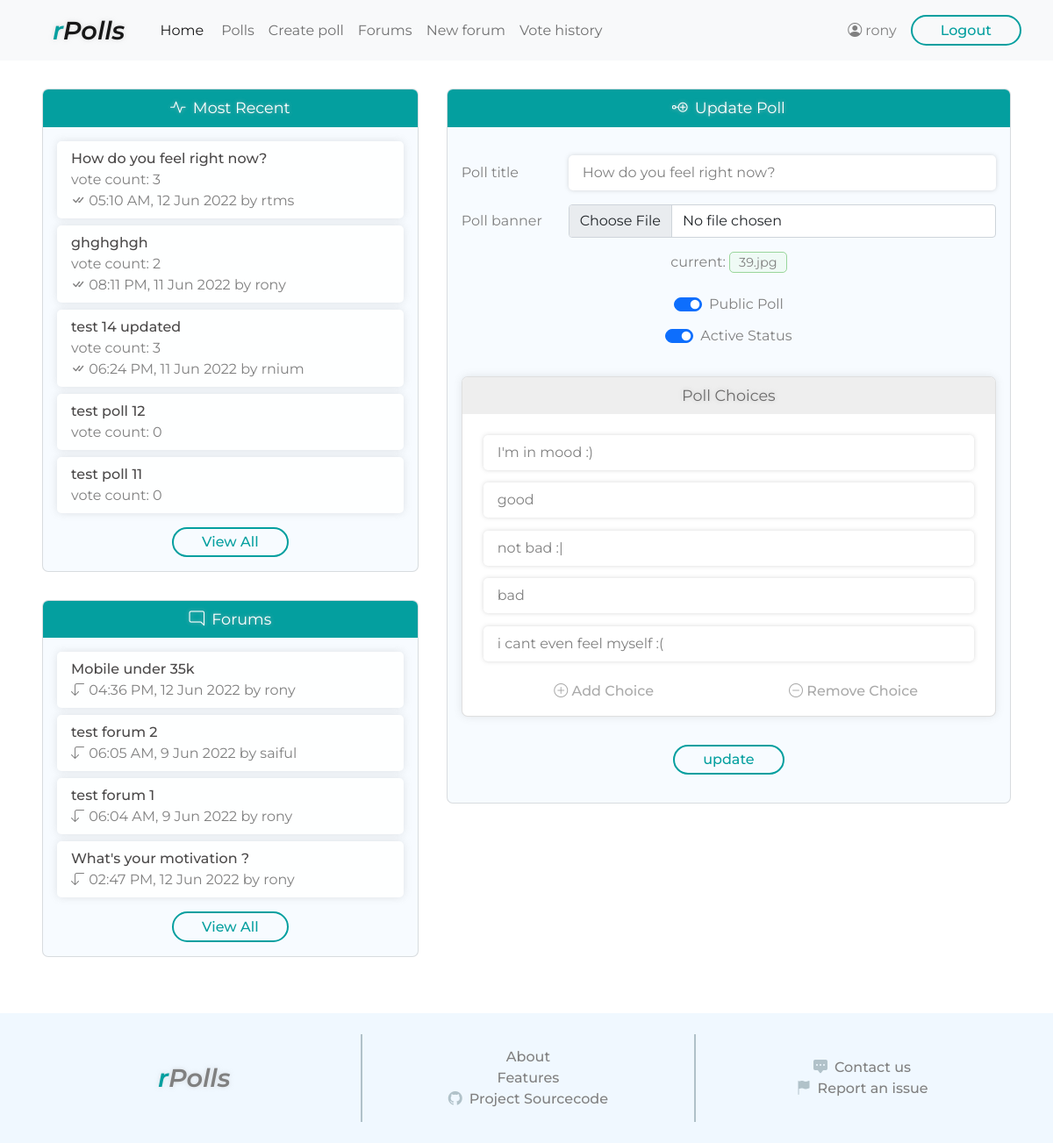
/polls/19/edit (signed in), run on the app's committed database.
### polls/models.py (models this page shows, shortened)
class Poll(models.Model):
    title = models.CharField(max_length=250)
    banner = models.ImageField(upload_to='polls/images/', default='polls/images/default.jpg')
    author = models.ForeignKey(User, on_delete=models.CASCADE, related_name='poll')
    public = models.BooleanField(default=True)
    active = models.BooleanField(default=True)
    visible = models.BooleanField(default=True)
    added = models.DateTimeField(auto_now_add=True)
    views = models.IntegerField(default=0)

class Vote(models.Model):
    choice = models.ForeignKey(Choice, on_delete=models.CASCADE, related_name='choicevote')
    poll = models.ForeignKey(Poll, on_delete=models.CASCADE, related_name='pollvote')
    voter = models.ForeignKey(User, on_delete=models.CASCADE, related_name='uservote')
    vote_time = models.DateTimeField(auto_now_add=True)
    vote_update_time = models.DateTimeField(auto_now=True)

class Choice(models.Model):
    choicetext = models.CharField(max_length=100)
    poll = models.ForeignKey(Poll, on_delete=models.CASCADE, related_name='choice')

### forums/models.py (models this page shows, shortened)
class ForumTopic(models.Model):
    title = models.CharField(max_length=250)
    author = models.ForeignKey(User, on_delete=models.CASCADE, related_name='forum')
    active = models.BooleanField(default=True)
    locked = models.BooleanField(default=False)
    added = models.DateTimeField(auto_now_add=True)
    views = models.IntegerField(default=0)

class Post(models.Model):
    post_text = models.TextField()
    forum = models.ForeignKey(ForumTopic, on_delete=models.CASCADE, related_name='forumpost')
    post_author = models.ForeignKey(User, on_delete=models.CASCADE, related_name='userpost')
    added = models.DateTimeField()
    updated = models.DateTimeField()

### polls/views.py (the view, shortened to what this page needs)
# urls.py: path('<int:pk>/edit', views.update_poll , name='edit_poll'),
@login_required
def update_poll(request, pk):
    if request.method == 'GET':
        try:
            poll = Poll.objects.get(pk=pk)
        except Poll.DoesNotExist:
            return renderError(request, "(404) Poll Not Found")
        not_staff = not request.user.is_staff
        if poll.author != request.user and not_staff:
            return renderError(request,'(403) Access Denied')
        choices_raw = poll.choice.all()
        update_poll_context = dict()
        update_poll_context['username'] = request.user.username
        update_poll_context['recentpolls'] = get_polls_panel_context(request)
        update_poll_context['forums'] = get_forum_panel_context(request)
        update_poll_context['poll_id'] = poll.id
        update_poll_context['poll_title'] = poll.title
        update_poll_context['poll_is_public'] = poll.public
        update_poll_context['poll_is_active'] = poll.active
        update_poll_context['poll_banner_filename'] = os.path.basename(poll.banner.name)
        update_poll_context['poll_banner_url'] = poll.banner.url
        choices_list = []
        for choice in choices_raw:
            unit_context = dict()
            unit_context['choice_id'] = choice.id
            unit_context['choice_text'] = choice.choicetext
            choices_list.append(unit_context)
        update_poll_context['choices'] = choices_list
        return render(request, 'polls/poll_update.html', context=update_poll_context)

### polls/views.py (called while the page is built)
def get_forum_panel_context(request):
    recentforums = ForumTopic.objects.filter(active=True).order_by('-added')[:5]
    recentforums_context = []
    for forum in recentforums:
        forum_id = forum.id
        forum_title = forum.title
        lastPost = forum.forumpost.latest('added')
        last_post_time = lastPost.added
        last_post_user = lastPost.post_author
        unit_context = {'forum_id': forum_id, 'forum_title': forum_title, 'last_post_time': last_post_time, 'last_post_user': last_post_user}
        recentforums_context.append(unit_context)
    return recentforums_context

### polls/templates/polls/poll_update.html (shortened to what this page needs)
<!DOCTYPE html>
<html lang="en">
<head>
    <link href="https://cdn.jsdelivr.net/npm/bootstrap@5.1.3/dist/css/bootstrap.min.css" rel="stylesheet">
    {% load static %}
    <link rel="stylesheet" href="{% static 'style.css' %}">
</head>
<body>
    <header>
        <nav class="navbar navbar-expand-md navbar-light bg-light">
            <div class="container-fluid">
              <a class="navbar-brand ms-5 pe-3" href="{% url 'homepage' %}"><span class="r">r</span>Polls</a>
              <div class="collapse navbar-collapse" id="navbarSupportedContent">
                <ul class="navbar-nav me-auto mb-2 mb-lg-0">
                  <li class="nav-item me-1">
                    <a class="nav-link active" aria-current="page" href="{% url 'homepage' %}">Home</a>
                  </li>
                  <li class="nav-item">
                    <a class="nav-link" href="{% url 'polls:browse' %}">Polls</a>
                  </li>
                  <li class="nav-item">
                    <a class="nav-link" href="{% url 'polls:create_poll' %}">Create poll</a>
                  </li>
                  <li class="nav-item">
                    <a class="nav-link" href="{% url 'forums:forum_all' %}">Forums</a>
                  </li>
                  <li class="nav-item">
                    <a class="nav-link" href="{% url 'forums:forum_create' %}">New forum</a>
                  </li>
                  <li class="nav-item">
                    <a class="nav-link" href="{% url 'polls:votes_history' %}">Vote history</a>
                  </li>
                </ul>
                <div class="account d-flex me-4">
                    <div class="profile d-flex my-auto me-3">
                        <i class="bi bi-person-circle"></i>
                        <span class="username-viewonly ms-1">{{ username }}</span>
                    </div>
                    <form action="{% url 'logout' %}" method="POST"> {% csrf_token %}
                        <input type="submit" class="btn-1" value="Logout">
                    </form>
                </div>
              </div>
            </div>
          </nav>
    </header>
    <div class="main-container">
        <div class="left-col">
            <div class="recent-polls card">
                <div class="heading">
                    <span class="icon me-1"><i class="bi bi-activity"></i></span>
                    <span class="title">Most Recent</span>
                </div>
                <div class="content">
                    {% for poll in recentpolls %}
                    <div class="poll-item">
                        <a class="poll-title" href="{% url 'polls:polldetails' poll.poll_id %}">{{ poll.poll_title }}</a>
                        <div class="count">
                            <span class="label">vote count:&nbsp;</span><span class="value">{{ poll.vote_count }}</span>
                        </div>
                        {% if poll.vote_count%}
                        <div class="last-vote">
                            <span class="label"><i class="bi bi-check-all"></i></span>
                            <span class="date">{{ poll.last_vote_time|date:"h:i A, j M o" }}</span>
                            <span class="user">by {{ poll.last_vote_voter }}</span>
                        </div>
                        {% endif %}
                    </div>
                    {% endfor %}
                    <a href="{% url 'polls:browse' %}" class="btn-1 link-btn">View All</a>
                </div>
            </div>
            <div class="community-forum card">
                <div class="heading">
                    <span class="icon me-1"><i class="bi bi-chat-right"></i></span>
                    <span class="title">Forums</span>
                </div>
                <div class="content">
                    {% for forum in forums %}
                    <div class="forum-post">
                        <a class="post-title" href="{% url 'forums:forum_detail' forum.forum_id %}">{{ forum.forum_title }}</a>
                        <div class="last-post">
                            <span class="label"><i class="bi bi-arrow-90deg-down"></i></span>
                            <span class="date">{{ forum.last_post_time|date:"h:i A, j M o" }}</span>
                            <span class="user">by {{ forum.last_post_user }}</span>
                        </div>
                    </div>
                    {% endfor %}
                    <a href="{% url 'forums:forum_all' %}" class="btn-1 link-btn">View All</a>
                </div>
            </div>
        </div>
        <div class="right-col">
            <div class="createpoll card">
                <div class="heading">
                    <span class="icon me-1"><i class="bi bi-node-plus"></i></span>
                    <span class="title">Update Poll</span>
                </div>
                <div class="wrapper">
                    <form action="{% url 'polls:edit_poll' poll_id %}" method="POST" enctype="multipart/form-data"> {% csrf_token %}
                        <div class="basic-info">
                            <div class="title">
                                <label for="poll-title">Poll title</label>
                                <input type="text" class="textinput" id="poll-title" name="poll-title" placeholder="Enter poll title" value="{{ poll_title }}" required="">
                            </div>
                            <div class="banner">
                                <label for="poll-banner">Poll banner</label>
                                <input type="file" class="form-control" id="poll-banner" name="poll-banner">
                            </div>
                            <div class="current_banner">current: <a href="{{ poll_banner_url }}" target="_blank">{{ poll_banner_filename }}</a></div>
                            <div class="visibility">
                                <div class="form-check form-switch">
                                    <input class="form-check-input" type="checkbox" id="flexSwitchCheckChecked" name="visibility" value="public" {% if poll_is_public %}checked{% endif %}>
                                    <label class="form-check-label" for="flexSwitchCheckChecked">Public Poll</label>
                                </div>
                            </div>
                            <div class="active_status">
                                <div class="form-check form-switch">
                                    <input class="form-check-input" type="checkbox" id="flexSwitch2" name="active_status" value="active" {% if poll_is_active %}checked{% endif %}>
                                    <label class="form-check-label" for="flexSwitch2">Active Status</label>
                                </div>
                            </div>
                        </div>
                        <div class="choices-wrapper card">
                            <div class="heading">
                                <span class="title">Poll Choices</span>
                            </div>
                            <div id="choices">
                                {% for choice in choices %}
                                <input type="text" class="textinput choiceinput" placeholder="choice text" name="{{ choice.choice_id }}" value="{{ choice.choice_text }}" required="">
                                {% endfor %}
                            </div>
                            <div class="actions">
                                <div class="btn-container">
                                    <a class="form-btn" id="add-choice">
                                        <i class="bi bi-plus-circle"></i>
                                        <span>Add Choice</span>
                                    </a>
                                </div>
                                <div class="btn-container">
                                    <a class="form-btn" id="remove-choice">
                                        <i class="bi bi-dash-circle"></i>
                                        <span>Remove Choice</span>
                                    </a>
                                </div>
                            </div>
                        </div>
                        <div class="submit-form">
                            <input type="submit" class="btn-1" value="update">
                        </div>
                    </form>
                </div>
            </div>
        </div>
    </div>
    <footer>
        <div class="upper">
            <div class="col-1">
                <div class="site-name">
                    <span class="r">r</span>Polls</a>
                </div>
            </div>
            <div class="vl"></div>
            <div class="col-2">
                <a href="#">About</a>
                <a href="#">Features</a>
                <a href="#"><i class="bi bi-github"></i>Project Sourcecode</a>
            </div>
            <div class="vl"></div>
            <div class="col-3">
                <a href="#"><i class="bi bi-chat-square-dots-fill"></i>Contact us</a>
                <a href="#"><i class="bi bi-flag-fill"></i>Report an issue</a>
            </div>
        </div>
    </footer>
</body>
</html>

### data on the page
Poll: poll_title "test poll 12"
Poll: poll_title "test poll 11"
Poll: poll-title "How do you feel right now?"
Choice: choice_text "I'm in mood :)"
Choice: choice_text "good"
Choice: choice_text "not bad :|"
Choice: choice_text "bad"
Choice: choice_text "i cant even feel myself :("

### other printed values
{{ username }} "rony"
{{ poll.poll_title }} "How do you feel right now?"
{{ poll.vote_count }} "3"
{{ poll.last_vote_time|date:"h:i A, j M o" }} "05:10 AM, 12 Jun 2022"
{{ poll.last_vote_voter }} "rtms"
{{ poll.poll_title }} "ghghghgh"
{{ poll.vote_count }} "2"
{{ poll.last_vote_time|date:"h:i A, j M o" }} "08:11 PM, 11 Jun 2022"
{{ poll.last_vote_voter }} "rony"
{{ poll.poll_title }} "test 14 updated"
{{ poll.vote_count }} "3" "0" "0"
{{ poll.last_vote_time|date:"h:i A, j M o" }} "06:24 PM, 11 Jun 2022"
{{ poll.last_vote_voter }} "rnium"
{{ forum.forum_title }} "Mobile under 35k"
{{ forum.last_post_time|date:"h:i A, j M o" }} "04:36 PM, 12 Jun 2022"
